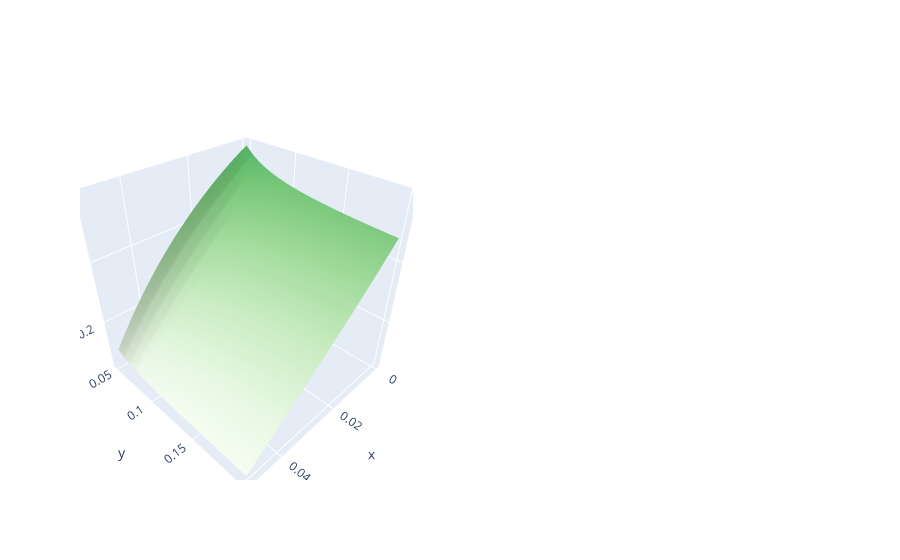

Notebook cell for this chart:
### Code cell
tau_A_grid, tau_N_grid = np.meshgrid(arrays["tau_A"], arrays["tau_N"])
r = get_mixing(c, tau_A=tau_A_grid, tau_N=tau_N_grid, tau_M=tau_M)
# tau_A_grid

fig = make_subplots(
    rows=1,
    cols=2,
    specs=[[{"type": "scatter3d"} for _ in range(0, cols)] for _ in range(0, rows)],
)
fig.add_trace(
    go.Surface(
        x=arrays[iter_keys[0]],
        y=arrays[iter_keys[1]],
        z=r[0],
        colorscale=colors[i],
        cmin=0.0,
        cmax=1.0,
        showscale=False,
    ),
    row=1,
    col=1,
)
fig.show()

### Figure 1 — Plotly figure (JSON) as saved in the notebook; plotly's stock layout.template omitted (floating-point values rounded to 4 significant figures; data arrays with more than 128 entries replaced by an {"elided": "..."} marker saying what was removed)
{"data": [{"cmax": 1, "cmin": 0, "colorscale": [[0, "rgb(247,252,245)"], [0.125, "rgb(229,245,224)"], [0.25, "rgb(199,233,192)"], [0.375, "rgb(161,217,155)"], [0.5, "rgb(116,196,118)"], [0.625, "rgb(65,171,93)"], [0.75, "rgb(35,139,69)"], [0.875, "rgb(0,109,44)"], [1, "rgb(0,68,27)"]], "scene": "scene", "showscale": false, "type": "surface", "x": [0, 0.0025, 0.005, 0.0075, 0.01, 0.0125, 0.015, 0.0175, 0.02, 0.0225, 0.025, 0.0275, 0.03, 0.0325, 0.035, 0.0375, 0.04, 0.0425, 0.045, 0.0475, 0.05], "y": [0.05, 0.0575, 0.065, 0.0725, 0.08, 0.0875, 0.095, 0.1025, 0.11, 0.1175, 0.125, 0.1325, 0.14, 0.1475, 0.155, 0.1625, 0.17, 0.1775, 0.185, 0.1925, 0.2], "z": {"elided": "21x21 float values"}}], "layout": {"scene": {"domain": {"x": [0, 0.45], "y": [0, 1]}}, "scene2": {"domain": {"x": [0.55, 1], "y": [0, 1]}}}}
